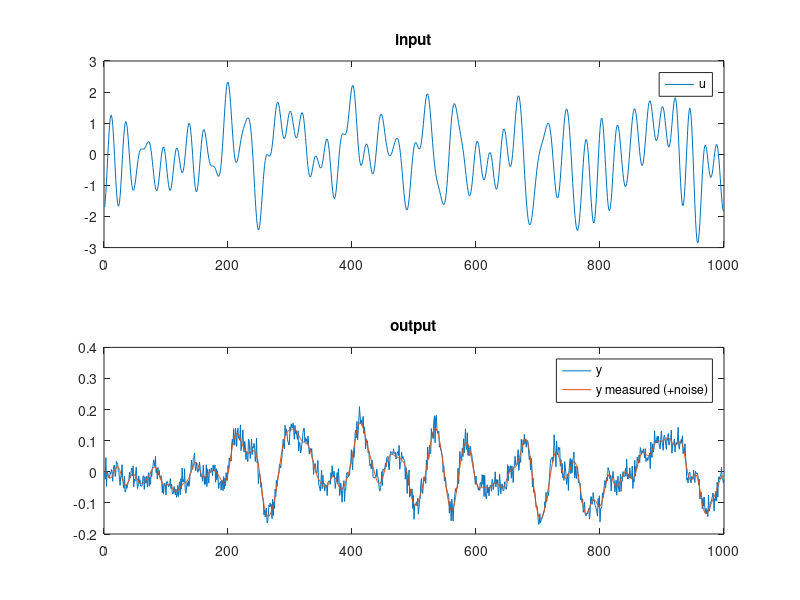
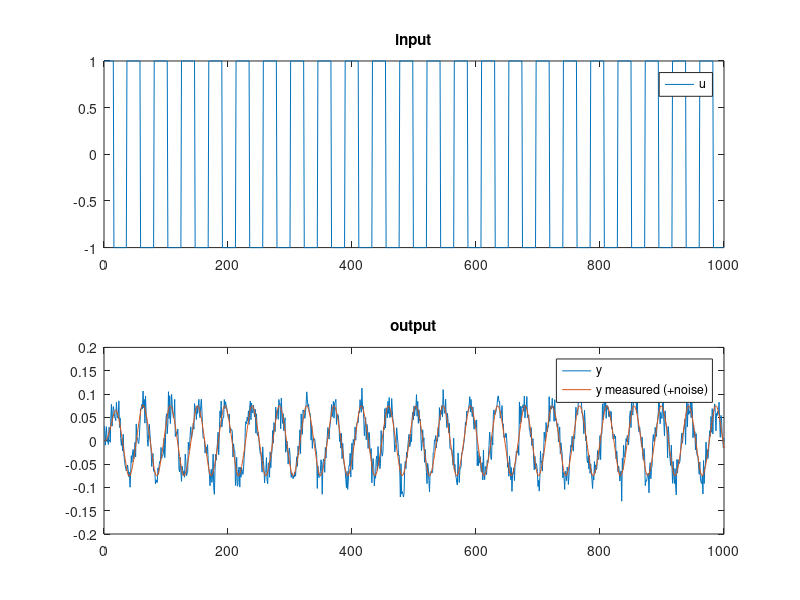
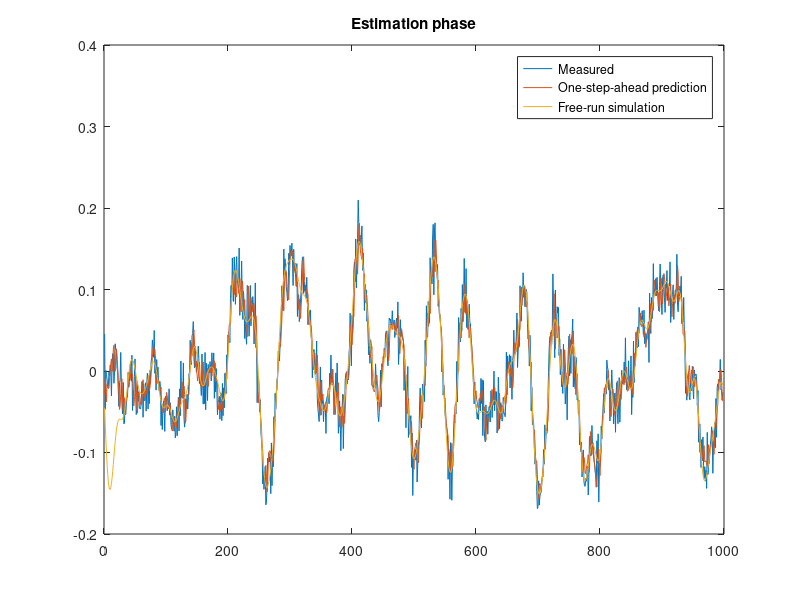
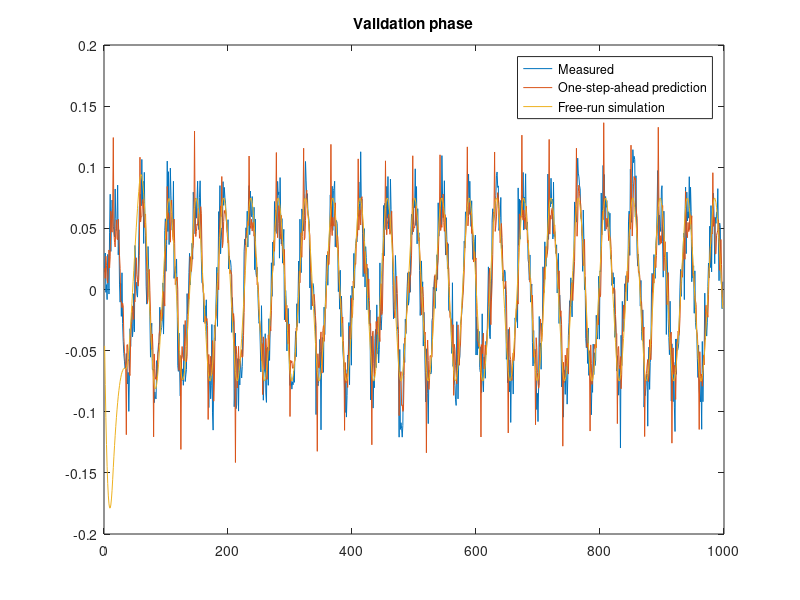

Reproduce these figures in MATLAB, in order. (Note: this script raises an error after producing the figures.)
% MEC 2015 System identification
% Prof Helon Ayala

% 01_MQB

clc
clear
close all
%rng(1) % permite reproducibilidade

load utra % training data created (multisine)

% ---- code begins

%% - generate artificial data
% spring-mass-damper system
th = [-1.895 0.9048 0.0004833 0.0004675]'; % true vector of parameters

% simulation parameters
N = 1000; % simulation steps
t = (1:N)'; % time vector
sig = 0.02; % noise corrupting measurements

% ESTIMATION
u = utra;
y = zeros(N,1);
for k=3:N
    y(k) = -th(1)*y(k-1) + -th(2)*y(k-2) + th(3)*u(k-1) + th(4)*u(k-2);
end
UTRA = u;
YTRA = y + sig*randn(N,1);

% plot training data
figure
subplot(2,1,1)
plot(t,UTRA)
title('input')
legend('u');
subplot(2,1,2)
plot(t,[YTRA y])
title('output')
legend('y','y measured (+noise)');

% VALIDATION
uamp = 1;
yr = 0.05;
u = uamp*ones(N,1);
y = zeros(N,1);
for k=3:N
    if y(k-1) >=  yr
        u(k) = -uamp;
    elseif y(k-1) <=  -yr
        u(k) = uamp;
    else
        u(k) = u(k-1);        
    end
    y(k) = -th(1)*y(k-1) + -th(2)*y(k-2) + th(3)*u(k-1) + th(4)*u(k-2);
end
UVAL = u;
YVAL = y + sig*randn(N,1);

% plot validation data
figure
subplot(2,1,1)
plot(t,UVAL)
title('input')
legend('u');
subplot(2,1,2)
plot(t,[YVAL y])
title('output')
legend('y','y measured (+noise)');

%% - perform identification

% construct regression matrix
%        [  -y(k-1)            -y(k-2)        u(k-1)        u(k-2)     ]
Phi    = [-YTRA(2:end-1)  -YTRA(1:end-2)  UTRA(2:end-1)   UTRA(1:end-2)];
PhiVAL = [-YVAL(2:end-1)  -YVAL(1:end-2)  UVAL(2:end-1)   UVAL(1:end-2)]; % only for validation
Y1 = YTRA(3:end); % targets
Y2 = YVAL(3:end); % targets

% estimate parameters:
th_hat = (Phi'*Phi)^(-1)*Phi'*Y1; % batch least squares

% one step ahead prediction
yhat_TRA_OSA = Phi*th_hat;
yhat_VAL_OSA = PhiVAL*th_hat;

% free run simulation
yhat_TRA_FR = zeros(N,1);
yhat_VAL_FR = zeros(N,1);
yhat_TRA_FR(1:2) = YTRA(1:2); % initialize with measurements
yhat_VAL_FR(1:2) = YVAL(1:2); % initialize with measurements
for k=3:N
    yhat_TRA_FR(k) = -th(1)*yhat_TRA_FR(k-1) + -th(2)*yhat_TRA_FR(k-2) + th(3)*UTRA(k-1) + th(4)*UTRA(k-2);
    yhat_VAL_FR(k) = -th(1)*yhat_VAL_FR(k-1) + -th(2)*yhat_VAL_FR(k-2) + th(3)*UVAL(k-1) + th(4)*UVAL(k-2);
end
yhat_TRA_FR = yhat_TRA_FR(3:end); % remove measurements
yhat_VAL_FR = yhat_VAL_FR(3:end); % remove measurements
%% plot predictions
figure
plot([Y1 yhat_TRA_OSA yhat_TRA_FR])
title('Estimation phase')
legend('Measured','One-step-ahead prediction','Free-run simulation')

figure
plot([Y2 yhat_VAL_OSA yhat_VAL_FR])
title('Validation phase')
legend('Measured','One-step-ahead prediction','Free-run simulation')

%% plot residuals
figure
plot([Y1-yhat_TRA_OSA Y1-yhat_TRA_FR])
title('Residual in estimation phase')
legend('One-step-ahead prediction','Free-run simulation')

figure
plot([Y2-yhat_VAL_OSA Y2-yhat_VAL_FR])
title('Residual in validation phase')
legend('One-step-ahead prediction','Free-run simulation')


%% calculate metrics
R2_TRA_OSA = mult_corr(Y1,yhat_TRA_OSA);
R2_VAL_OSA = mult_corr(Y2,yhat_VAL_OSA);
R2_TRA_FR  = mult_corr(Y1,yhat_TRA_FR);
R2_VAL_FR  = mult_corr(Y2,yhat_VAL_FR);

fprintf('R2 obtained (1 is perfect) \n')
fprintf('R2_TRA_OSA \t R2_VAL_OSA \t R2_TRA_FR \t R2_VAL_FR\n')
fprintf('%0.4f \t\t %0.4f \t\t %0.4f \t %0.4f\n',R2_TRA_OSA,R2_VAL_OSA,R2_TRA_FR,R2_VAL_FR)


%% correlation based tests
plot_xcorrel(Y1-yhat_TRA_OSA,UTRA(3:end))
